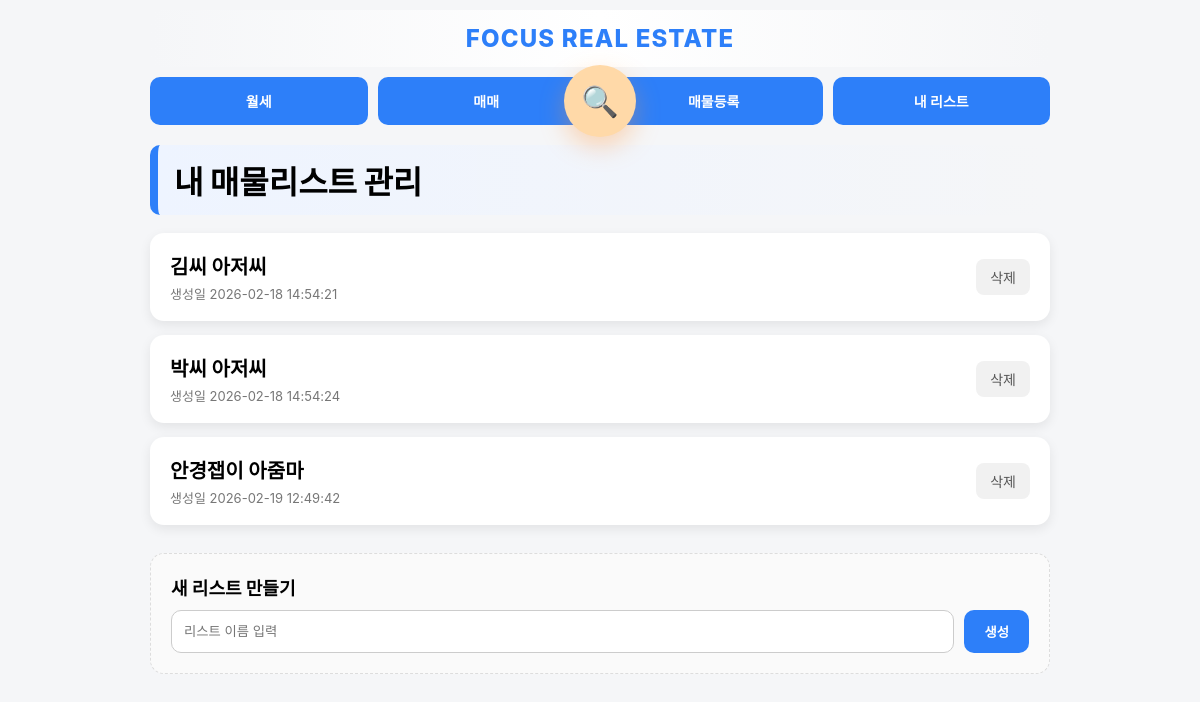
Before: /collections (signed in) with the older database file.
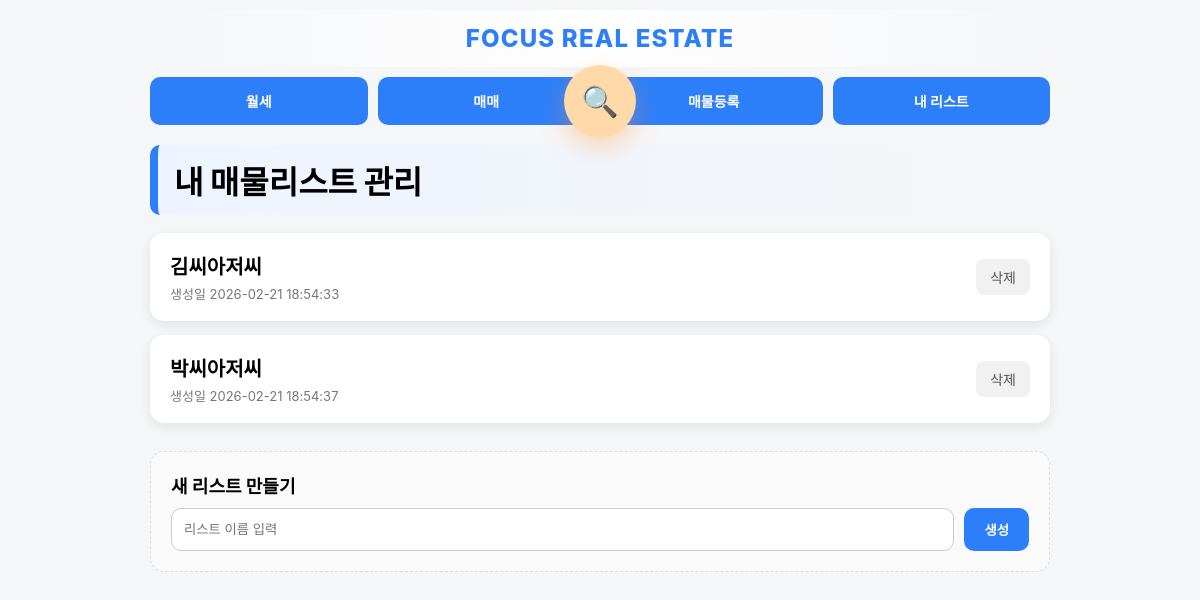
After: the same page with the newer database file.
### app.py (models this page shows)
class Collection(db.Model):
    id = db.Column(db.Integer, primary_key=True)
    title = db.Column(db.String(200))
    memo = db.Column(db.String(200))
    created_at = db.Column(db.String(50))

### app.py (the view)
@app.route("/collections")
@login_required
def collections():
    lists = Collection.query.all()
    return render_template(
        "collections.html",
        lists=lists,
    )

### app.py (called while the page is built)
@login_manager.user_loader
def load_user(user_id):
    return User.query.get(int(user_id))

### templates/collections.html (shortened to what this page needs)
{% extends "base.html" %}
{% block content %}
<div class="section-title">내 매물리스트 관리</div>
<div class="list-container">
{% for c in lists %}
<div class="list-card" onclick="location.href='/collections/{{ c.id }}'">
    <div class="list-info">
        <div class="list-title">{{ c.title }}</div>
        <div class="list-date">생성일 {{ c.created_at }}</div>
    </div>
    <div class="list-actions">
        <a href="/collections/delete/{{ c.id }}"
           class="delete-btn"
           onclick="event.stopPropagation(); return confirm('리스트를 삭제할까요?')">
           삭제
        </a>
    </div>
</div>
{% endfor %}
</div>
<div class="new-list-card">
    <div class="new-title">새 리스트 만들기</div>
    <form method="POST" action="/collections/new" class="new-form">
        <input type="text" name="title" placeholder="리스트 이름 입력" required>
        <button type="submit">생성</button>
    </form>
</div>
{% endblock %}

### templates/base.html (shortened to what this page needs)
<!DOCTYPE html>
<html>
<head>
</head>
<body>
<div class="container">
    <div class="site-header">
         FOCUS REAL ESTATE
    </div>
    <div class="menu-wrapper">
    <div class="menu">
        <a href="/?mode=rent">월세</a>
        <a href="/?mode=sale">매매</a>
        <a href="/register" class="pc-only">매물등록</a>
        <a href="/collections">내 리스트</a>
    </div>
    <a href="/search" class="search-fab" title="매물 검색">
        🔍
    </a>
</div>
{% block content %}
{% endblock %}
</div>
</body>
</html>

### templates/base.html (style rules this page uses)
.site-header { text-align: center; font-size: 24px; font-weight: 800; letter-spacing: 1.2px; padding: 14px 0; color: #2d7ff9; background: linear-gradient(to right, #f5f6f8, #ffffff, #f5f6f8); border-radius: 12px; margin-bottom: 10px; }
body { font-size: 14px; }
@media (min-width: 801px) { .menu { display: flex !important; flex-direction: row !important; justify-content: space-between !important; gap: 10px !important; } }
@media (min-width: 801px) { .menu a { flex: 1 !important; } }
body { font-family: "Pretendard", -apple-system, BlinkMacSystemFont, "Segoe UI", Roboto, sans-serif; margin: 0; padding: 0; background: #f5f6f8; }
.container { max-width: 900px; margin: 0 auto; padding: 10px; }
.menu { display: grid; grid-template-columns: repeat(3, 1fr); gap: 8px; margin-bottom: 15px; }
.menu a { text-align: center; padding: 14px 10px; background: #2d7ff9; color: white; border-radius: 10px; text-decoration: none; font-size: 14px; font-weight: bold; }
.menu-wrapper { position: relative; margin-bottom: 20px; }
.search-fab { position: absolute; left: 50%; top: 50%; transform: translate(-50%, -50%); width: 72px; height: 72px; border-radius: 50%; background: #ffd9a8; color: #ff8a00; display: flex; align-items: center; justify-content: center; font-size: 30px; text-decoration: none; box-shadow: 0 10px 25px rgba(255,150,60,0.35); transition: all 0.18s ease; z-index: 10; animation: floaty 2.4s ease-in-out infinite; }

### templates/collections.html (style rules this page uses)
.section-title { font-size: 32px; font-weight: 900; margin-bottom: 18px; padding: 12px 16px; border-radius: 10px; background: linear-gradient(to right, #eef4ff, transparent); border-left: 8px solid #2d7ff9; }
.list-container { display: flex; flex-direction: column; gap: 14px; }
.list-card { background: white; padding: 18px 20px; border-radius: 14px; box-shadow: 0 4px 12px rgba(0,0,0,0.08); display: flex; justify-content: space-between; align-items: center; }
.list-title { font-size: 20px; font-weight: bold; }
.list-date { font-size: 13px; color: #777; margin-top: 4px; }
.list-actions { display: flex; gap: 10px; }
.delete-btn { background: #f1f1f1; color: #555; padding: 8px 14px; border-radius: 8px; text-decoration: none; }
.new-list-card { margin-top: 28px; background: #fafafa; padding: 20px; border-radius: 14px; border: 1px dashed #ddd; }
.new-title { font-weight: bold; margin-bottom: 10px; font-size: 18px; }
.new-form { display: flex; gap: 10px; }
.new-form input { flex: 1; padding: 12px; border-radius: 10px; border: 1px solid #ccc; }
.new-form button { background: #2d7ff9; color: white; border: none; padding: 12px 20px; border-radius: 10px; font-weight: bold; cursor: pointer; }
.list-card { cursor: pointer; transition: 0.15s; }

Changed rows visible on the page:
removed Collection: title "안경잽이 아줌마", created_at "2026-02-19 12:49:42"
changed Collection: title "김씨 아저씨" → "김씨아저씨"; created_at "2026-02-18 14:54:21" → "2026-02-21 18:54:33"
changed Collection: title "박씨 아저씨" → "박씨아저씨"; created_at "2026-02-18 14:54:24" → "2026-02-21 18:54:37"
